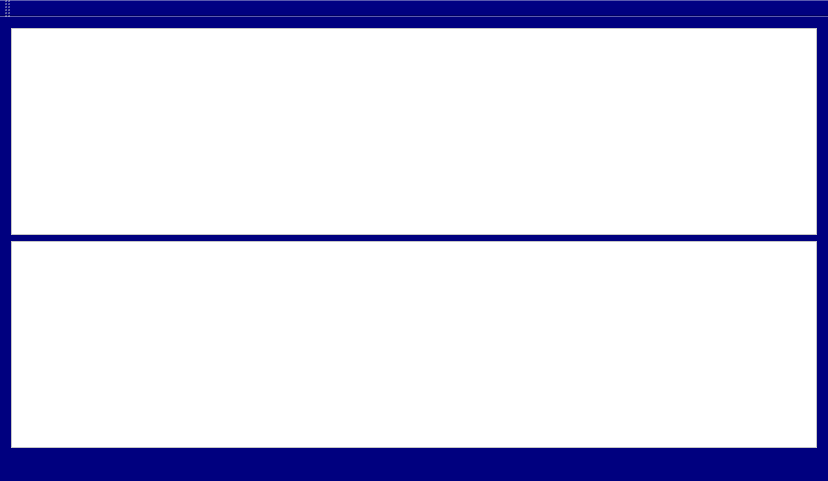
<?xml version="1.0" encoding="UTF-8"?>
<ui version="4.0">
 <class>MainWindow</class>
 <widget class="QMainWindow" name="MainWindow">
  <property name="windowModality">
   <enum>Qt::NonModal</enum>
  </property>
  <property name="geometry">
   <rect>
    <x>0</x>
    <y>0</y>
    <width>828</width>
    <height>481</height>
   </rect>
  </property>
  <property name="sizePolicy">
   <sizepolicy hsizetype="Maximum" vsizetype="Maximum">
    <horstretch>0</horstretch>
    <verstretch>0</verstretch>
   </sizepolicy>
  </property>
  <property name="windowTitle">
   <string>Emulators</string>
  </property>
  <property name="styleSheet">
   <string notr="true">background-color: rgb(0, 0, 127);</string>
  </property>
  <widget class="QWidget" name="centralWidget">
   <property name="styleSheet">
    <string notr="true"/>
   </property>
   <layout class="QVBoxLayout" name="verticalLayout">
    <item>
     <layout class="QGridLayout" name="gridLayout">
      <item row="1" column="0" colspan="2">
       <widget class="QListWidget" name="mListEmulators">
        <property name="font">
         <font>
          <family>Microsoft Sans Serif</family>
          <pointsize>20</pointsize>
         </font>
        </property>
        <property name="styleSheet">
         <string notr="true">background-color: rgb(255, 255, 255);</string>
        </property>
       </widget>
      </item>
      <item row="2" column="0" colspan="2">
       <widget class="QListWidget" name="mListRoms">
        <property name="font">
         <font>
          <family>Microsoft Sans Serif</family>
          <pointsize>20</pointsize>
         </font>
        </property>
        <property name="autoFillBackground">
         <bool>false</bool>
        </property>
        <property name="styleSheet">
         <string notr="true">background-color: rgb(255, 255, 255);</string>
        </property>
        <property name="alternatingRowColors">
         <bool>true</bool>
        </property>
       </widget>
      </item>
     </layout>
    </item>
   </layout>
  </widget>
  <widget class="QToolBar" name="mainToolBar">
   <attribute name="toolBarArea">
    <enum>TopToolBarArea</enum>
   </attribute>
   <attribute name="toolBarBreak">
    <bool>false</bool>
   </attribute>
  </widget>
  <widget class="QStatusBar" name="statusBar"/>
 </widget>
 <layoutdefault spacing="6" margin="11"/>
 <resources/>
 <connections/>
</ui>
